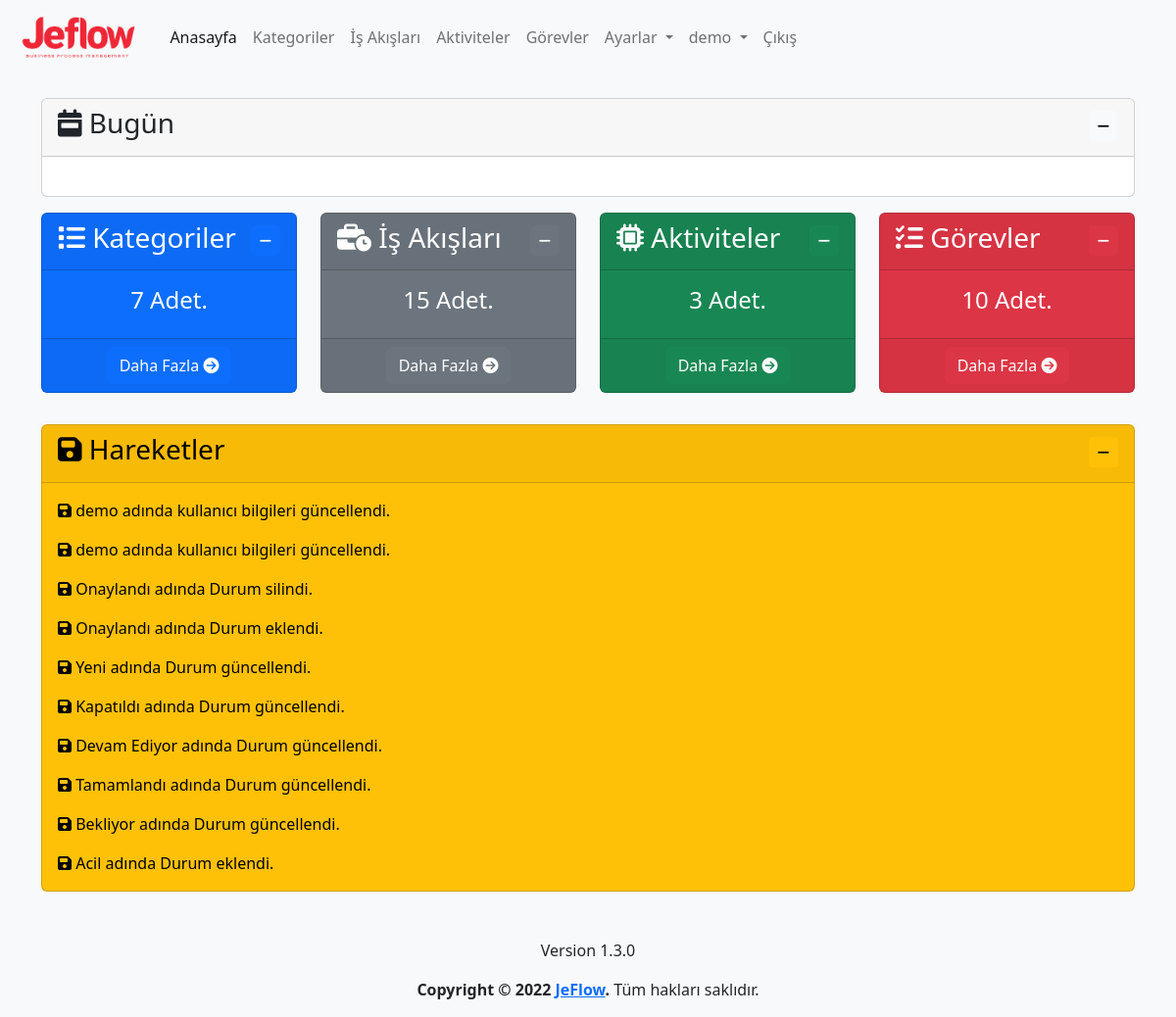
Screenshot of / (signed in) with the database file from the repository.
### log/models.py (models this page shows, shortened)
class Log(models.Model):
    logger_name = models.CharField(max_length=100,verbose_name='Loglayıcı Adı')
    level = models.PositiveSmallIntegerField(choices=LOG_LEVELS, default=logging.ERROR, db_index=True,verbose_name='Seviye')
    msg = models.TextField(verbose_name='Mesaj')
    trace = models.TextField(blank=True, null=True,verbose_name='Yığın')
    create_datetime = models.DateTimeField(auto_now_add=True, verbose_name='Oluşturulma Zamanı')
    user=models.ForeignKey(User,on_delete=models.CASCADE,verbose_name='Kullanıcı', blank=True, null=True)
    class Meta:
        ordering = ('-create_datetime',)
        verbose_name = 'Log'
        verbose_name_plural ='Loglar'

### app/views.py (the view)
# urls.py: path('', views.index, name='index'),
@login_required(login_url='/user/login/')
def index(request):
    category_count=Category.objects.count()
    process_count=Process.objects.count()
    activity_count=Activity.objects.count()
    task_count=Task.objects.count()
    user_activities=Log.objects.all().filter(user=request.user)[:10]
    context={
        'category_count':category_count,
        'process_count':process_count,
        'activity_count':activity_count,
        'task_count':task_count,
        'user_activities':user_activities
    }
    return render(request, 'app/index.html', context)

### templates/app/index.html (shortened to what this page needs)
{% extends 'layout.html' %}
{% load humanize %}
{% block content %}
<div class="row mt-3">
    <div class="col">
        <div class="card">
            <div class="card-header">
                <h3 class="card-title">
                    <i class="fa-solid fa-calendar-week"></i>
                    Bugün
                    <div class="float-end">
                        <button class="btn btn-light btn-sm" type="button" data-bs-toggle="collapse"
                            data-bs-target="#collapseZaman" aria-expanded="false" aria-controls="collapseZaman">
                            <i class="fa-solid fa-minus"></i>
                        </button>
                    </div>
                </h3>
            </div>
            <div class="collapse show" id="collapseZaman">
                <div class="card-body text-center">
                </div>
            </div>
        </div>
    </div>
</div>
<div class="row mt-3">
    <div class="col-lg-3 col-md-6 mb-3">
        <div class="card text-bg-primary" style="max-width: 18rem;">
            <div class="card-header">
                <h3 class="card-title">
                    <i class="fa-solid fa-list"></i>
                    Kategoriler
                    <div class="float-end">
                        <button class="btn btn-primary btn-sm" type="button" data-bs-toggle="collapse"
                            data-bs-target="#collapseKategori" aria-expanded="false" aria-controls="collapseKategori">
                            <i class="fa-solid fa-minus"></i>
                        </button>
                    </div>
                </h3>
            </div>
            <div class="collapse show" id="collapseKategori">
                <div class="card-body text-center">
                    <h4 class="card-title">{{ category_count }} Adet.</h5>
                </div>
                <div class="card-footer text-center">
                    <a class="btn btn-primary" href="{% url 'category' %}">
                        Daha Fazla
                        <i class="fa-solid fa-circle-arrow-right"></i>
                    </a>
                </div>
            </div>
        </div>
    </div>
    <div class="col-lg-3 col-md-6 mb-3">
        <div class="card text-bg-secondary" style="max-width: 18rem;">
            <div class="card-header">
                <h3 class="card-title">
                    <i class="fa-solid fa-business-time"></i>
                    İş Akışları
                    <div class="float-end">
                        <button class="btn btn-secondary btn-sm" type="button" data-bs-toggle="collapse"
                            data-bs-target="#collapseIsAkis" aria-expanded="false" aria-controls="collapseIsAkis">
                            <i class="fa-solid fa-minus"></i>
                        </button>
                    </div>
                </h3>
            </div>
            <div class="collapse show" id="collapseIsAkis">
                <div class="card-body text-center">
                    <h4 class="card-title">{{ process_count }} Adet.</h5>
                </div>
                <div class="card-footer text-center">
                    <a class="btn btn-secondary" href="{% url 'process' %}">
                        Daha Fazla
                        <i class="fa-solid fa-circle-arrow-right"></i>
                    </a>
                </div>
            </div>
        </div>
    </div>
    <div class="col-lg-3 col-md-6 mb-3">
        <div class="card text-bg-success" style="max-width: 18rem;">
            <div class="card-header">
                <h3 class="card-title">
                    <i class="fa-solid fa-microchip"></i>
                    Aktiviteler
                    <div class="float-end">
                        <button class="btn btn-success btn-sm" type="button" data-bs-toggle="collapse"
                            data-bs-target="#collapseAktivite" aria-expanded="false" aria-controls="collapseAktivite">
                            <i class="fa-solid fa-minus"></i>
                        </button>
                    </div>
                </h3>
            </div>
            <div class="collapse show" id="collapseAktivite">
                <div class="card-body text-center">
                    <h4 class="card-title">{{ activity_count }} Adet.</h5>
                </div>
                <div class="card-footer text-center">
                    <a class="btn btn-success" href="{% url 'activity' %}">
                        Daha Fazla
                        <i class="fa-solid fa-circle-arrow-right"></i>
                    </a>
                </div>
            </div>
        </div>
    </div>
    <div class="col-lg-3 col-md-6 mb-3">
        <div class="card text-bg-danger" style="max-width: 18rem;">
            <div class="card-header">
                <h3 class="card-title">
                    <i class="fa-solid fa-list-check"></i>
                    Görevler
                    <div class="float-end">
                        <button class="btn btn-danger btn-sm" type="button" data-bs-toggle="collapse"
                            data-bs-target="#collapseGorev" aria-expanded="false" aria-controls="collapseGorev">
                            <i class="fa-solid fa-minus"></i>
                        </button>
                    </div>
                </h3>
            </div>
            <div class="collapse show" id="collapseGorev">
                <div class="card-body text-center">
                    <h4 class="card-title">{{ task_count }} Adet.</h5>
                </div>
                <div class="card-footer text-center">
                    <a class="btn btn-danger" href="{% url 'task' %}">
                        Daha Fazla
                        <i class="fa-solid fa-circle-arrow-right"></i>
                    </a>
                </div>
            </div>
        </div>
    </div>
</div>
<div class="row mt-3">
    <div class="col-md-12">
        <div class="card text-bg-warning">
            <div class="card-header">
                <h3 class="card-title">
                    <i class="fa-solid fa-floppy-disk"></i>
                    Hareketler
                    <div class="float-end">
                        <button class="btn btn-warning btn-sm" type="button" data-bs-toggle="collapse"
                            data-bs-target="#collapseHareketler" aria-expanded="false"
                            aria-controls="collapseHareketler">
                            <i class="fa-solid fa-minus"></i>
                        </button>
                    </div>
                </h3>
            </div>
            <div class="collapse show" id="collapseHareketler">
                <div class="card-body">
                    {% for user_activity in user_activities %}
                    <p class="card-text"><i class="fa-solid fa-floppy-disk"></i> {{ user_activity.msg }}</p>
                    {% endfor %}
                </div>
            </div>
        </div>
    </div>
</div>
{% endblock %}

### templates/layout.html (shortened to what this page needs)
{% load static %}
<!doctype html>
<html lang="tr">
<head>
  <link href="https://cdn.jsdelivr.net/npm/bootstrap@5.2.2/dist/css/bootstrap.min.css" rel="stylesheet"
>
  <link rel="stylesheet" type="text/css" href="https://cdn.datatables.net/1.12.1/css/dataTables.bootstrap5.min.css">
  <link rel="stylesheet" type="text/css"
    href="https://cdn.datatables.net/responsive/2.3.0/css/responsive.dataTables.min.css">
  <link rel="stylesheet" type="text/css" href="https://cdn.datatables.net/buttons/2.2.3/css/buttons.bootstrap5.min.css">
  <link href="https://cdn.jsdelivr.net/npm/summernote@0.8.18/dist/summernote-lite.min.css" rel="stylesheet">
  <link href="https://cdn.jsdelivr.net/npm/select2@4.1.0-rc.0/dist/css/select2.min.css" rel="stylesheet" />
  <link rel="stylesheet" href="{% static 'css/jeflow.css' %}">
</head>
<body class="bg-light">
  <header>
    <nav class="navbar navbar-expand-lg bg-light">
      <div class="container-fluid">
        <a class="navbar-brand" href="{% url 'index' %}">
          <img class="logo" src="{% static 'img/logo-text.png' %}" alt="JeFlow">
        </a>
        <div class="collapse navbar-collapse" id="navbarNavDropdown">
          <ul class="navbar-nav">
            <li class="nav-item">
              <a class="nav-link active" aria-current="page" href="{% url 'index' %}">Anasayfa</a>
            </li>
            {% if user.is_authenticated %}
            <li class="nav-item">
              <a class="nav-link" href="{% url 'category' %}">Kategoriler</a>
            </li>
            <li class="nav-item">
              <a class="nav-link" href="{% url 'process' %}">İş Akışları</a>
            </li>
            <li class="nav-item">
              <a class="nav-link" href="{% url 'activity' %}">Aktiviteler</a>
            </li>
            <li class="nav-item">
              <a class="nav-link" href="{% url 'task' %}">Görevler</a>
            </li>
            <li class="nav-item dropdown">
              <a class="nav-link dropdown-toggle" href="{% url 'settings' %}" role="button" data-bs-toggle="dropdown"
                aria-expanded="false">
                Ayarlar
              </a>
            </li>
            <li class="nav-item dropdown">
              <a class="nav-link dropdown-toggle" href="{% url 'profile' %}" role="button" data-bs-toggle="dropdown"
                aria-expanded="false">
                {{ user }}
              </a>
            </li>
            <li class="nav-item">
              <a class="nav-link" href="javascript:{document.getElementById('logout').submit()}">Çıkış</a>
            </li>
            {% else %}
            <li class="nav-item">
              <a class="nav-link" href="{% url 'register' %}">Kayıt Ol</a>
            </li>
            {% endif %}
          </ul>
        </div>
      </div>
    </nav>
  </header>
  <main>
    <div class="container mt-4">
      {% block content %}
      {% endblock %}
    </div>
  </main>
  <footer class="mt-5">
    <div class="d-flex flex-column justify-content-center align-items-center">
      <p>{% include 'partials/_version.html' %}</p>
      <p><strong>Copyright &copy; 2022 <a href="{% url 'index' %}">JeFlow</a>.</strong> Tüm hakları saklıdır.</p>
    </div>
  </footer>
</body>
</html>

### static/css/jeflow.css (style rules this page uses)
img.logo { height: 50px; }

### rows the page displays
Log: msg "demo adında kullanıcı bilgileri güncellendi."
Log: msg "demo adında kullanıcı bilgileri güncellendi."
Log: msg "Onaylandı adında Durum silindi."
Log: msg "Onaylandı adında Durum eklendi."
Log: msg "Yeni adında Durum güncellendi."
Log: msg "Kapatıldı adında Durum güncellendi."
Log: msg "Devam Ediyor adında Durum güncellendi."
Log: msg "Tamamlandı adında Durum güncellendi."
Log: msg "Bekliyor adında Durum güncellendi."
Log: msg "Acil adında Durum eklendi."

### other values shown
{{ user }} "demo"
{{ category_count }} "7"
{{ process_count }} "15"
{{ activity_count }} "3"
{{ task_count }} "10"
